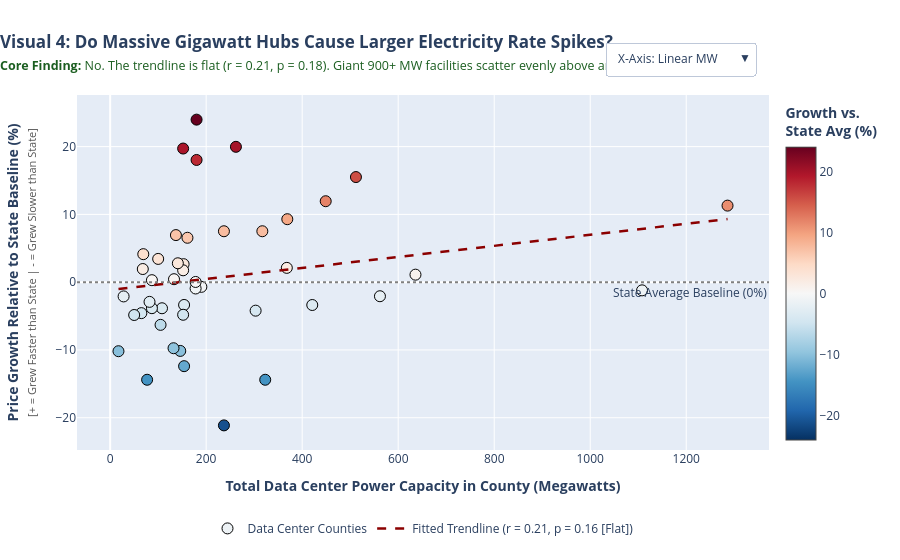

Write notebook code for a chart like this one.
### Markdown cell above
## Visual 4: Do Massive Gigawatt Hubs Cause Larger Electricity Rate Spikes?
*Supports: **Key Finding & Interpretation - The Intensive Margin Test***

### Visual Design & Layperson Interpretation
- **Question Answered:** *Do counties with massive 900+ MW computing facilities (like Memphis or New Albany) experience larger price increases than counties with small 50 MW data centers?*
- **Y-Axis:** Price growth **relative to state average** (0% = grew at exact state average).
- **Diverging Colors:** Red dots grew faster than their state; blue dots grew slower than their state.
- **Punchline:** The trendline is flat ($r = 0.21, p = 0.18$). Mega-scale gigawatt hubs scatter evenly above and below their state benchmarks.

### Code cell
# 1. Interactive Plotly Visual 4
fig4 = go.Figure()

x_lin = treat_panel['total_power_consumption_mw']
x_lg = treat_panel['Log_MW']
y_dem = treat_panel['Growth_Demeaned']
county_labels = treat_panel['County'] + ', ' + treat_panel['State']

# Linear scatter trace
fig4.add_trace(go.Scatter(
    x=x_lin, y=y_dem, mode='markers',
    text=county_labels,
    marker=dict(
        size=11, color=y_dem, colorscale='RdBu_r', cmid=0,
        colorbar=dict(title="<b>Growth vs.<br>State Avg (%)</b>", x=1.01),
        showscale=True, line=dict(color='black', width=1)
    ),
    name='Data Center Counties',
    hovertemplate="<b>%{text}</b><br>Power Capacity: %{x:,.0f} MW<br>Growth vs. State Avg: %{y:+.2f}%<extra></extra>",
    visible=True
))

# Linear OLS regression line
slope_lin, intercept_lin = np.polyfit(x_lin, y_dem, 1)
x_line_lin = np.linspace(x_lin.min(), x_lin.max(), 100)
fig4.add_trace(go.Scatter(
    x=x_line_lin, y=slope_lin * x_line_lin + intercept_lin,
    mode='lines', line=dict(color='darkred', width=2.5, dash='dash'),
    name=f'Fitted Trendline (r = {r_linear:.2f}, p = {p_linear:.2f} [Flat])', visible=True
))

# Log(MW) scatter trace
fig4.add_trace(go.Scatter(
    x=x_lg, y=y_dem, mode='markers',
    text=county_labels,
    marker=dict(
        size=11, color=y_dem, colorscale='RdBu_r', cmid=0,
        colorbar=dict(title="<b>Growth vs.<br>State Avg (%)</b>", x=1.01),
        showscale=True, line=dict(color='black', width=1)
    ),
    name='Data Center Counties (Log)',
    hovertemplate="<b>%{text}</b><br>Log(1+MW): %{x:.2f}<br>Growth vs. State Avg: %{y:+.2f}%<extra></extra>",
    visible=False
))

# Log OLS regression line
slope_log, intercept_log = np.polyfit(x_lg, y_dem, 1)
x_line_log = np.linspace(x_lg.min(), x_lg.max(), 100)
fig4.add_trace(go.Scatter(
    x=x_line_log, y=slope_log * x_line_log + intercept_log,
    mode='lines', line=dict(color='darkred', width=2.5, dash='dash'),
    name=f'Fitted Trendline (Log r = {r_log:.2f}, p = {p_log:.2f} [Flat])', visible=False
))

# Horizontal zero line
fig4.add_hline(y=0, line_dash="dot", line_color="gray", annotation_text="State Average Baseline (0%)", annotation_position="bottom right")

fig4.update_layout(
    title=dict(
        text="<b>Visual 4: Do Massive Gigawatt Hubs Cause Larger Electricity Rate Spikes?</b><br><span style='font-size:12.5px; color:#1B5E20;'><b>Core Finding:</b> No. The trendline is flat (r = 0.21, p = 0.18). Giant 900+ MW facilities scatter evenly above and below state averages.</span>",
        x=0.0, xanchor="left"
    ),
    xaxis=dict(title="<b>Total Data Center Power Capacity in County (Megawatts)</b>"),
    yaxis=dict(title="<b>Price Growth Relative to State Baseline (%)</b><br><span style='font-size:11px; color:#555;'>[+ = Grew Faster than State | - = Grew Slower than State]</span>"),
    legend=dict(orientation="h", yanchor="top", y=-0.18, xanchor="center", x=0.5),
    updatemenus=[
        dict(
            buttons=[
                dict(
                    label="X-Axis: Linear MW",
                    method="update",
                    args=[{"visible": [True, True, False, False]},
                          {"xaxis": {"title": "<b>Total Data Center Power Capacity in County (Megawatts)</b>"},
                           "annotations": []}]
                ),
                dict(
                    label="X-Axis: Log(1 + MW)",
                    method="update",
                    args=[{"visible": [False, False, True, True]},
                          {"xaxis": {"title": "<b>Log(1 + Total Data Center Power in MW)</b>"},
                           "annotations": []}]
                )
            ],
            direction="down", showactive=True,
            x=0.98, xanchor="right", y=1.15, yanchor="top"
        )
    ],
    annotations=[],
    height=560,
    margin=dict(l=60, r=40, t=95, b=110)
)
fig4.show()

### Figure 1 — Plotly figure (JSON) as saved in the notebook; plotly's stock layout.template omitted (floating-point values rounded to 4 significant figures)
{"data": [{"hovertemplate": "<b>%{text}</b><br>Power Capacity: %{x:,.0f} MW<br>Growth vs. State Avg: %{y:+.2f}%<extra></extra>", "marker": {"cmid": 0, "color": [-1.206, -2.073, 11.94, -3.361, 11.29, 15.51, -14.4, 7.513, 23.98, 3.432, 1.108, -3.37, 9.29, 2.111, -4.205, 19.97, 7.513, -21.13, -0.6899, 18.03, -0.9321, 0.03069, 6.551, -12.39, 2.653, 1.753, 19.71, -4.81, -10.14, 2.789, 6.945, 0.4377, -9.745, -3.848, -6.297, 0.2932, -3.837, -2.907, -14.4, 4.131, 1.938, -4.569, -4.842, -2.102, -10.18], "colorbar": {"title": {"text": "<b>Growth vs.<br>State Avg (%)</b>"}, "x": 1.01}, "colorscale": [[0, "rgb(5,48,97)"], [0.1, "rgb(33,102,172)"], [0.2, "rgb(67,147,195)"], [0.3, "rgb(146,197,222)"], [0.4, "rgb(209,229,240)"], [0.5, "rgb(247,247,247)"], [0.6, "rgb(253,219,199)"], [0.7, "rgb(244,165,130)"], [0.8, "rgb(214,96,77)"], [0.9, "rgb(178,24,43)"], [1, "rgb(103,0,31)"]], "line": {"color": "black", "width": 1}, "showscale": true, "size": 11}, "mode": "markers", "name": "Data Center Counties", "text": ["Licking, OH", "Henrico, VA", "Maricopa, AZ", "Bexar, TX", "Shelby, TN", "Madison, MS", "Prince William, VA", "Sarpy, NE", "Ellis, TX", "Niagara, NY", "Fayette, GA", "Taylor, TX", "Racine, WI", "Mayes, OK", "Franklin, OH", "Denton, TX", "Douglas, NE", "Pottawattamie, IA", "Warren, IA", "Washington, OR", "Clark, IN", "Dakota, MN", "Storey, NV", "Wasco, OR", "Montgomery, AL", "Ada, ID", "Bell, TX", "Laramie, WY", "Madison, AL", "Lancaster, NE", "Fairfield, OH", "Utah, UT", "Dickens, TX", "Columbia, PA", "Clay, MO", "Sumner, TN", "Valencia, NM", "Chesterfield, VA", "Loudoun, VA", "Edgefield, SC", "Dickey, ND", "Cherokee, NC", "Cumberland, NJ", "Whitfield, GA", "Fulton, GA"], "type": "scatter", "visible": true, "x": [1108.0, 562.0, 449.0, 154.0, 1286.0, 512.0, 323.0, 317.0, 180.0, 100.0, 636.0, 421.0, 369.0, 368.0, 303.0, 262.0, 237.0, 237.0, 190.0, 180.0, 178.0, 178.0, 161.0, 154.0, 153.0, 152.0, 152.0, 152.0, 146.0, 141.0, 137.0, 133.0, 132.0, 108.0, 105.0, 87.0, 87.0, 82.0, 77.0, 69.0, 68.0, 65.0, 50.0, 28.0, 17.33], "y": [-1.206, -2.073, 11.94, -3.361, 11.29, 15.51, -14.4, 7.513, 23.98, 3.432, 1.108, -3.37, 9.29, 2.111, -4.205, 19.97, 7.513, -21.13, -0.6899, 18.03, -0.9321, 0.03069, 6.551, -12.39, 2.653, 1.753, 19.71, -4.81, -10.14, 2.789, 6.945, 0.4377, -9.745, -3.848, -6.297, 0.2932, -3.837, -2.907, -14.4, 4.131, 1.938, -4.569, -4.842, -2.102, -10.18]}, {"line": {"color": "darkred", "dash": "dash", "width": 2.5}, "mode": "lines", "name": "Fitted Trendline (r = 0.21, p = 0.16 [Flat])", "type": "scatter", "visible": true, "x": [17.33, 30.14, 42.96, 55.77, 68.59, 81.4, 94.22, 107.0, 119.8, 132.7, 145.5, 158.3, 171.1, 183.9, 196.7, 209.6, 222.4, 235.2, 248.0, 260.8, 273.6, 286.4, 299.3, 312.1, 324.9, 337.7, 350.5, 363.3, 376.1, 389.0, 401.8, 414.6, 427.4, 440.2, 453.0, 465.8, 478.7, 491.5, 504.3, 517.1, 529.9, 542.7, 555.6, 568.4, 581.2, 594.0, 606.8, 619.6, 632.4, 645.3, 658.1, 670.9, 683.7, 696.5, 709.3, 722.1, 735.0, 747.8, 760.6, 773.4, 786.2, 799.0, 811.9, 824.7, 837.5, 850.3, 863.1, 875.9, 888.7, 901.6, 914.4, 927.2, 940.0, 952.8, 965.6, 978.4, 991.3, 1004.0, 1017.0, 1030.0, 1043.0, 1055.0, 1068.0, 1081.0, 1094.0, 1107.0, 1119.0, 1132.0, 1145.0, 1158.0, 1171.0, 1183.0, 1196.0, 1209.0, 1222.0, 1235.0, 1248.0, 1260.0, 1273.0, 1286.0], "y": [-1.018, -0.9137, -0.8093, -0.7049, -0.6005, -0.4961, -0.3918, -0.2874, -0.183, -0.07862, 0.02576, 0.1301, 0.2345, 0.3389, 0.4433, 0.5477, 0.6521, 0.7564, 0.8608, 0.9652, 1.07, 1.174, 1.278, 1.383, 1.487, 1.591, 1.696, 1.8, 1.905, 2.009, 2.113, 2.218, 2.322, 2.427, 2.531, 2.635, 2.74, 2.844, 2.948, 3.053, 3.157, 3.262, 3.366, 3.47, 3.575, 3.679, 3.784, 3.888, 3.992, 4.097, 4.201, 4.305, 4.41, 4.514, 4.619, 4.723, 4.827, 4.932, 5.036, 5.14, 5.245, 5.349, 5.454, 5.558, 5.662, 5.767, 5.871, 5.976, 6.08, 6.184, 6.289, 6.393, 6.497, 6.602, 6.706, 6.811, 6.915, 7.019, 7.124, 7.228, 7.332, 7.437, 7.541, 7.646, 7.75, 7.854, 7.959, 8.063, 8.168, 8.272, 8.376, 8.481, 8.585, 8.689, 8.794, 8.898, 9.003, 9.107, 9.211, 9.316]}, {"hovertemplate": "<b>%{text}</b><br>Log(1+MW): %{x:.2f}<br>Growth vs. State Avg: %{y:+.2f}%<extra></extra>", "marker": {"cmid": 0, "color": [-1.206, -2.073, 11.94, -3.361, 11.29, 15.51, -14.4, 7.513, 23.98, 3.432, 1.108, -3.37, 9.29, 2.111, -4.205, 19.97, 7.513, -21.13, -0.6899, 18.03, -0.9321, 0.03069, 6.551, -12.39, 2.653, 1.753, 19.71, -4.81, -10.14, 2.789, 6.945, 0.4377, -9.745, -3.848, -6.297, 0.2932, -3.837, -2.907, -14.4, 4.131, 1.938, -4.569, -4.842, -2.102, -10.18], "colorbar": {"title": {"text": "<b>Growth vs.<br>State Avg (%)</b>"}, "x": 1.01}, "colorscale": [[0, "rgb(5,48,97)"], [0.1, "rgb(33,102,172)"], [0.2, "rgb(67,147,195)"], [0.3, "rgb(146,197,222)"], [0.4, "rgb(209,229,240)"], [0.5, "rgb(247,247,247)"], [0.6, "rgb(253,219,199)"], [0.7, "rgb(244,165,130)"], [0.8, "rgb(214,96,77)"], [0.9, "rgb(178,24,43)"], [1, "rgb(103,0,31)"]], "line": {"color": "black", "width": 1}, "showscale": true, "size": 11}, "mode": "markers", "name": "Data Center Counties (Log)", "text": ["Licking, OH", "Henrico, VA", "Maricopa, AZ", "Bexar, TX", "Shelby, TN", "Madison, MS", "Prince William, VA", "Sarpy, NE", "Ellis, TX", "Niagara, NY", "Fayette, GA", "Taylor, TX", "Racine, WI", "Mayes, OK", "Franklin, OH", "Denton, TX", "Douglas, NE", "Pottawattamie, IA", "Warren, IA", "Washington, OR", "Clark, IN", "Dakota, MN", "Storey, NV", "Wasco, OR", "Montgomery, AL", "Ada, ID", "Bell, TX", "Laramie, WY", "Madison, AL", "Lancaster, NE", "Fairfield, OH", "Utah, UT", "Dickens, TX", "Columbia, PA", "Clay, MO", "Sumner, TN", "Valencia, NM", "Chesterfield, VA", "Loudoun, VA", "Edgefield, SC", "Dickey, ND", "Cherokee, NC", "Cumberland, NJ", "Whitfield, GA", "Fulton, GA"], "type": "scatter", "visible": false, "x": [7.011, 6.333, 6.109, 5.043, 7.16, 6.24, 5.781, 5.762, 5.198, 4.615, 6.457, 6.045, 5.914, 5.911, 5.717, 5.572, 5.472, 5.472, 5.252, 5.198, 5.187, 5.187, 5.088, 5.043, 5.037, 5.03, 5.03, 5.03, 4.99, 4.956, 4.927, 4.898, 4.89, 4.691, 4.663, 4.477, 4.477, 4.419, 4.357, 4.248, 4.234, 4.19, 3.932, 3.367, 2.909], "y": [-1.206, -2.073, 11.94, -3.361, 11.29, 15.51, -14.4, 7.513, 23.98, 3.432, 1.108, -3.37, 9.29, 2.111, -4.205, 19.97, 7.513, -21.13, -0.6899, 18.03, -0.9321, 0.03069, 6.551, -12.39, 2.653, 1.753, 19.71, -4.81, -10.14, 2.789, 6.945, 0.4377, -9.745, -3.848, -6.297, 0.2932, -3.837, -2.907, -14.4, 4.131, 1.938, -4.569, -4.842, -2.102, -10.18]}, {"line": {"color": "darkred", "dash": "dash", "width": 2.5}, "mode": "lines", "name": "Fitted Trendline (Log r = 0.29, p = 0.05 [Flat])", "type": "scatter", "visible": false, "x": [2.909, 2.951, 2.994, 3.037, 3.08, 3.123, 3.166, 3.209, 3.252, 3.295, 3.338, 3.381, 3.424, 3.467, 3.51, 3.553, 3.596, 3.639, 3.682, 3.724, 3.767, 3.81, 3.853, 3.896, 3.939, 3.982, 4.025, 4.068, 4.111, 4.154, 4.197, 4.24, 4.283, 4.326, 4.369, 4.412, 4.455, 4.497, 4.54, 4.583, 4.626, 4.669, 4.712, 4.755, 4.798, 4.841, 4.884, 4.927, 4.97, 5.013, 5.056, 5.099, 5.142, 5.185, 5.228, 5.27, 5.313, 5.356, 5.399, 5.442, 5.485, 5.528, 5.571, 5.614, 5.657, 5.7, 5.743, 5.786, 5.829, 5.872, 5.915, 5.958, 6.001, 6.044, 6.086, 6.129, 6.172, 6.215, 6.258, 6.301, 6.344, 6.387, 6.43, 6.473, 6.516, 6.559, 6.602, 6.645, 6.688, 6.731, 6.774, 6.817, 6.859, 6.902, 6.945, 6.988, 7.031, 7.074, 7.117, 7.16], "y": [-6.535, -6.394, -6.252, -6.111, -5.969, -5.828, -5.686, -5.545, -5.403, -5.262, -5.12, -4.979, -4.837, -4.696, -4.554, -4.413, -4.271, -4.13, -3.988, -3.847, -3.705, -3.564, -3.422, -3.281, -3.139, -2.998, -2.857, -2.715, -2.574, -2.432, -2.291, -2.149, -2.008, -1.866, -1.725, -1.583, -1.442, -1.3, -1.159, -1.017, -0.8758, -0.7343, -0.5928, -0.4513, -0.3098, -0.1684, -0.02688, 0.1146, 0.2561, 0.3976, 0.539, 0.6805, 0.822, 0.9635, 1.105, 1.246, 1.388, 1.529, 1.671, 1.812, 1.954, 2.095, 2.237, 2.378, 2.52, 2.661, 2.803, 2.944, 3.086, 3.227, 3.369, 3.51, 3.652, 3.793, 3.935, 4.076, 4.218, 4.359, 4.501, 4.642, 4.783, 4.925, 5.066, 5.208, 5.349, 5.491, 5.632, 5.774, 5.915, 6.057, 6.198, 6.34, 6.481, 6.623, 6.764, 6.906, 7.047, 7.189, 7.33, 7.472]}], "layout": {"annotations": [{"showarrow": false, "text": "State Average Baseline (0%)", "x": 1, "xanchor": "right", "xref": "x domain", "y": 0, "yanchor": "top", "yref": "y"}], "height": 560, "legend": {"orientation": "h", "x": 0.5, "xanchor": "center", "y": -0.18, "yanchor": "top"}, "margin": {"b": 110, "l": 60, "r": 40, "t": 95}, "shapes": [{"line": {"color": "gray", "dash": "dot"}, "type": "line", "x0": 0, "x1": 1, "xref": "x domain", "y0": 0, "y1": 0, "yref": "y"}], "title": {"text": "<b>Visual 4: Do Massive Gigawatt Hubs Cause Larger Electricity Rate Spikes?</b><br><span style='font-size:12.5px; color:#1B5E20;'><b>Core Finding:</b> No. The trendline is flat (r = 0.21, p = 0.18). Giant 900+ MW facilities scatter evenly above and below state averages.</span>", "x": 0, "xanchor": "left"}, "updatemenus": [{"buttons": [{"args": [{"visible": [true, true, false, false]}, {"annotations": [], "xaxis": {"title": "<b>Total Data Center Power Capacity in County (Megawatts)</b>"}}], "label": "X-Axis: Linear MW", "method": "update"}, {"args": [{"visible": [false, false, true, true]}, {"annotations": [], "xaxis": {"title": "<b>Log(1 + Total Data Center Power in MW)</b>"}}], "label": "X-Axis: Log(1 + MW)", "method": "update"}], "direction": "down", "showactive": true, "x": 0.98, "xanchor": "right", "y": 1.15, "yanchor": "top"}], "xaxis": {"title": {"text": "<b>Total Data Center Power Capacity in County (Megawatts)</b>"}}, "yaxis": {"title": {"text": "<b>Price Growth Relative to State Baseline (%)</b><br><span style='font-size:11px; color:#555;'>[+ = Grew Faster than State | - = Grew Slower than State]</span>"}}}}
